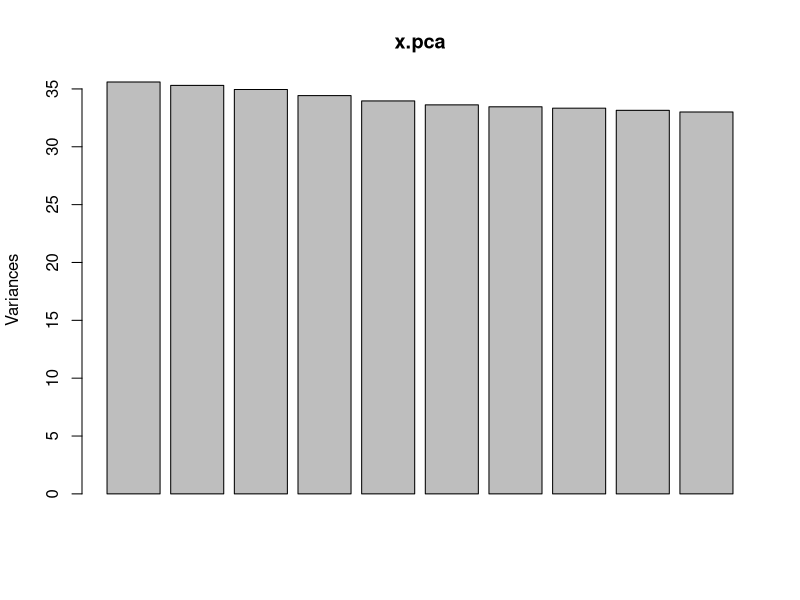
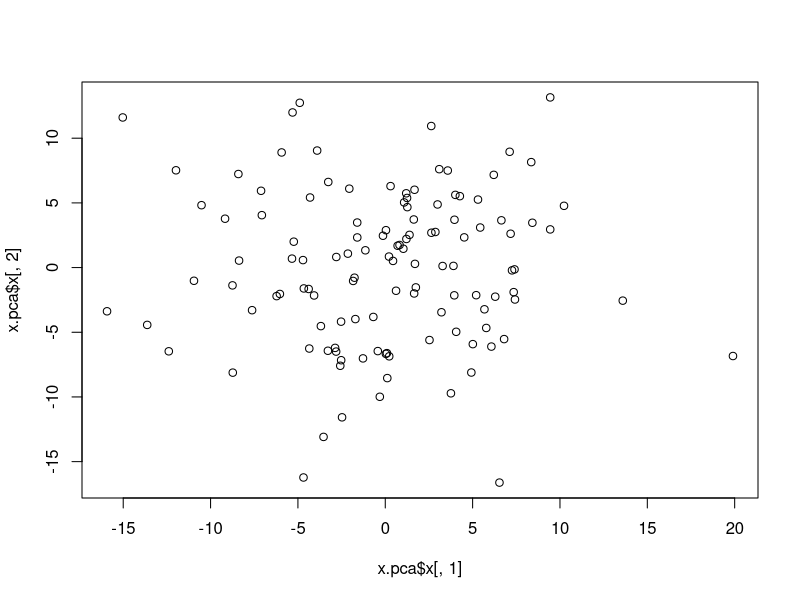

R code for these plots, in order:
N <- 3000
M <- 120
x <- rnorm(N*M,sd=10)
m <- matrix(x,nrow=M,ncol=N)
dim(m)
for (i in 1:dim(m)[1]) {
  mn <- mean(m[i,])
  sd <- sqrt(var(m[i,]))
  for (j in 1:dim(m)[2]) {
    m[i,j] <- (m[i,j] - mn) / sd
  }
}

dim(m)
x.pca <- prcomp(m)
plot(x.pca)
plot(x.pca$x[,1],x.pca$x[,2])



m = matrix  (c(80,85,60,55, 
               90,85,70,45,95,80,40,50),nrow=3,ncol=4,byrow=T)
m
rownames(m) <- c("john","mike","kate")
m.pca  <- prcomp(m,scale=T)
m.pca$rotation
m.pca$x[1,]

